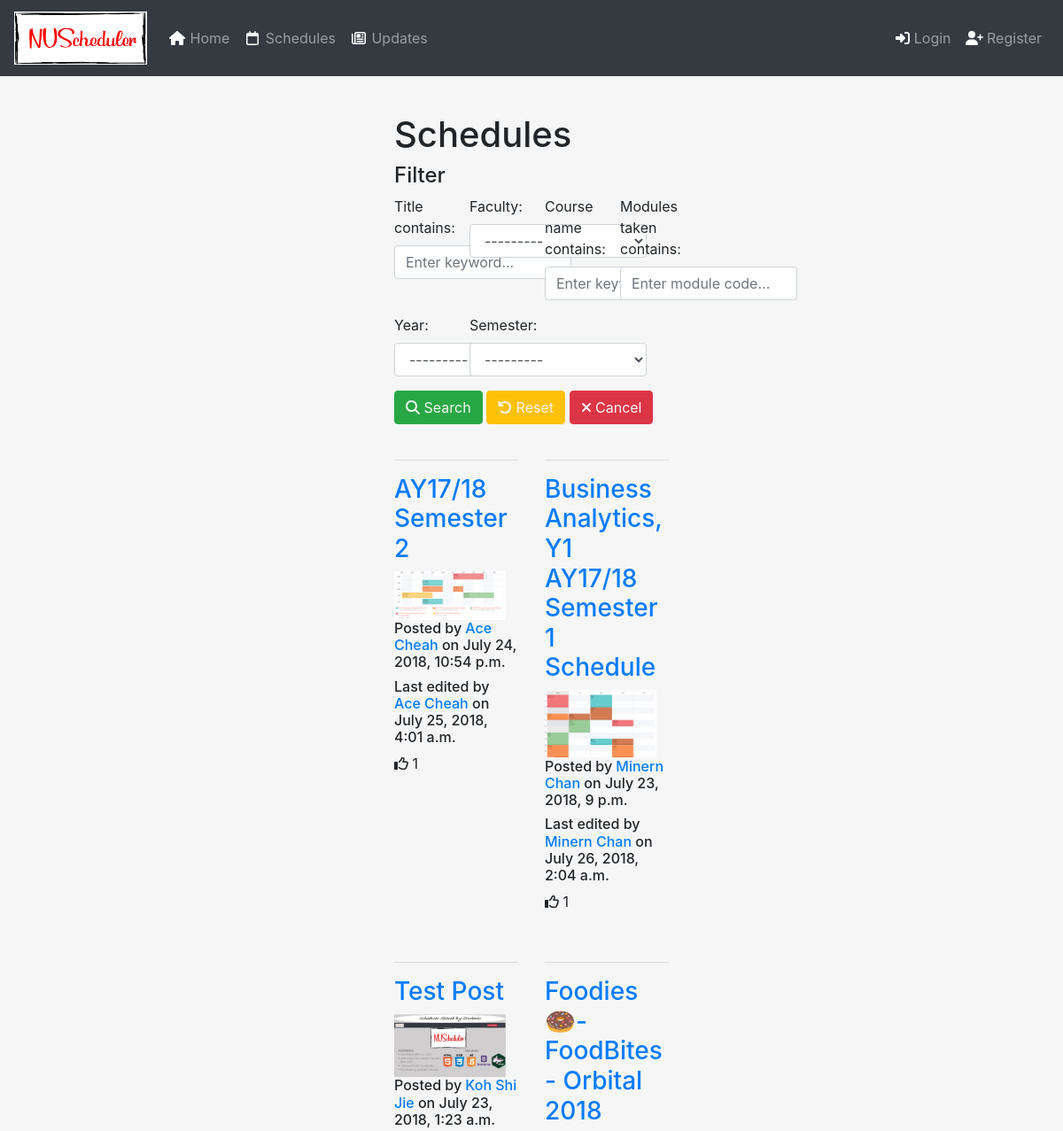
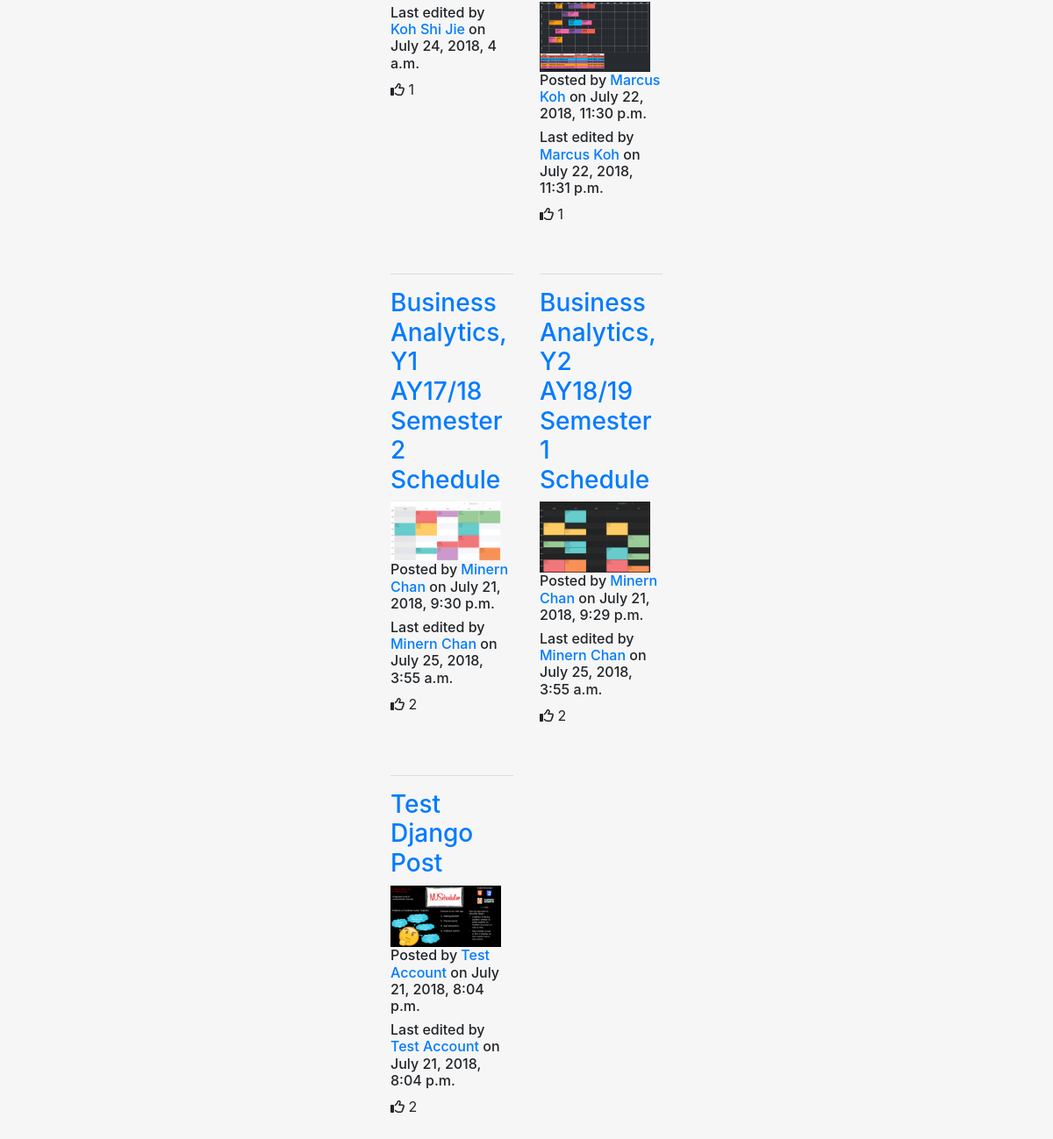
The page /schedule/filter/ on the database its author committed (2 pictures, top to bottom).
### schedule/models.py (models this page shows, shortened)
class SchedulePost(models.Model):
    id = models.UUIDField(primary_key=True, default=uuid.uuid4, editable=False)
    title = models.CharField(max_length=140)
    image = models.ImageField(upload_to='schedule_image')
    faculty = models.CharField(max_length=100)
    course_name = models.CharField(max_length=200)
    year = models.IntegerField()
    semester = models.CharField(max_length=100)
    modules_taken = MultiSelectField(choices=MODULE_CHOICES)
    desc = models.TextField()
    user = models.ForeignKey(get_user_model(), on_delete=models.CASCADE)
    created = models.DateTimeField(auto_now_add=True)
    updated = models.DateTimeField(auto_now=True)
    like = models.ManyToManyField(get_user_model(),related_name='user_votes')

### accounts/models.py (models this page shows)
class User(AbstractUser):
    username = None
    id = models.UUIDField(primary_key=True, default=uuid.uuid4, editable=False)
    email = models.EmailField(_('email address'), unique=True)
    faculty = models.CharField(max_length=100)
    course_name = models.CharField(max_length=200)
    year = models.CharField(max_length=50)
    USERNAME_FIELD = 'email'
    REQUIRED_FIELDS = ['first_name','last_name','faculty','course_name','year',]
    objects = UserManager()

### schedule/views.py (the view)
# urls.py: path('filter/', views.schedule_filter, name='schedule_filter'),
def schedule_filter(request):
    schedule_list = SchedulePost.objects.all().order_by('-created')
    schedule_filter = SchedulePostFilter(request.GET, queryset=schedule_list)
    return render(request, 'schedule/schedule_search.html', {'filter':schedule_filter })

### schedule/templates/schedule/schedule_search.html (shortened to what this page needs)
{% extends 'base.html' %}
{% block content %}
<div class="container-fluid">
    <h1>Schedules</h1>
    <form method="GET">
        <div class="well">
            <h4 style="margin-top: 0">Filter</h4>
            <div class="row">
                <div class="form-group col-sm-4 col-md-3">
                    {{ filter.form.title.label_tag }}
                    {{ filter.form.title }}
                </div>
                <div class="form-group col-sm-4 col-md-3">
                    {{ filter.form.faculty.label_tag }}
                    {{ filter.form.faculty }}
                </div>
                <div class="form-group col-sm-4 col-md-3">
                    {{ filter.form.course_name.label_tag }}
                </div>
                <div class="form-group col-sm-4 col-md-3">
                    {{ filter.form.modules_taken.label_tag }}
                    {{ filter.form.modules_taken }}
                </div>
                <div class="form-group col-sm-4 col-md-3">
                    {{ filter.form.year.label_tag }}
                </div>
                <div class="form-group col-sm-4 col-md-3">
                    {{ filter.form.semester.label_tag }}
                    {{ filter.form.semester }}
                </div>
            </div>
        </div>
        <button type="submit" class="btn btn-success" style="color:#f6f6f6"><i class="fas fa-search"></i> Search</button>
        <button type="reset" class="btn btn-warning" style="color:#f6f6f6"><i class="fas fa-undo"></i> Reset</button>
        <button type="button" class="btn btn-danger"><a href="{% url 'schedule' %}" style="color:#f6f6f6"><i class="fas fa-times"></i> Cancel</a></button>
    </form>
    <br>
    {% for schedule_post in filter.qs %}
    {% if forloop.first %} <div class="row"> {% endif %}
        <div class="col-sm-6">
            <hr>
            <h3><a href="{% url 'view_schedule' pk=schedule_post.id %}">{{ schedule_post.title }}</a></h3>
            {% if schedule_post.image %}
            <a href="{% url 'view_schedule' pk=schedule_post.id %}">
                <img src="{{ schedule_post.image.url }}" class="img-fluid" style="max-width:90%">
            </a>
            {% endif %}
            <h6>Posted by <a href="{% url 'view_other_profile' id=schedule_post.user.id %}">{{ schedule_post.user.get_full_name }}</a> on {{ schedule_post.created }}</h6>
            <h6>Last edited by <a href="{% url 'view_other_profile' id=schedule_post.user.id %}"> {{ schedule_post.user.get_full_name }}</a> on {{ schedule_post.updated }}</h6>
            <p><i class="far fa-thumbs-up"></i> {{ schedule_post.like.count }} </p>
            <br>
        </div>
    {% if forloop.counter|divisibleby:2 %} </div> <div class="row"> {% endif %}
    {% if forloop.last %} </div> {% endif %}
    {% endfor %}
    <br>
    <br>
</div>
{% endblock %}

### homepage/static/homepage/css/all.css (style rules this page uses)
.fa-thumbs-up:before { content: "\f164"; }

### homepage/templates/base.html (style rules this page uses)
html, body { height:100% }

### rows shown on the page
SchedulePost: title "AY17/18 Semester 2", image (picture), user.get_full_name "Ace Cheah", created "July 24, 2018, 10:54 p.m.", updated "July 25, 2018, 4:01 a.m.", like.count "1"
SchedulePost: title "Business Analytics, Y1 AY17/18 Semester 1 Schedule", image (picture), user.get_full_name "Minern Chan", created "July 23, 2018, 9 p.m.", updated "July 26, 2018, 2:04 a.m.", like.count "1"
SchedulePost: title "Test Post", image (picture), user.get_full_name "Koh Shi Jie", created "July 23, 2018, 1:23 a.m.", updated "July 24, 2018, 4 a.m.", like.count "1"
SchedulePost: title "Foodies🍩- FoodBites - Orbital 2018", image (picture), user.get_full_name "Marcus Koh", created "July 22, 2018, 11:30 p.m.", updated "July 22, 2018, 11:31 p.m.", like.count "1"
SchedulePost: title "Business Analytics, Y1 AY17/18 Semester 2 Schedule", image (picture), user.get_full_name "Minern Chan", created "July 21, 2018, 9:30 p.m.", updated "July 25, 2018, 3:55 a.m.", like.count "2"
SchedulePost: title "Business Analytics, Y2 AY18/19 Semester 1 Schedule", image (picture), user.get_full_name "Minern Chan", created "July 21, 2018, 9:29 p.m.", updated "July 25, 2018, 3:55 a.m.", like.count "2"
SchedulePost: title "Test Django Post", image (picture), user.get_full_name "Test Account", created "July 21, 2018, 8:04 p.m.", updated "July 21, 2018, 8:04 p.m.", like.count "2"

### other values the page prints
{{ filter.form.title.label_tag }} "Title contains:"
{{ filter.form.faculty.label_tag }} "Faculty:"
{{ filter.form.course_name.label_tag }} "Course name contains:"
{{ filter.form.modules_taken.label_tag }} "Modules taken contains:"
{{ filter.form.year.label_tag }} "Year:"
{{ filter.form.semester.label_tag }} "Semester:"
